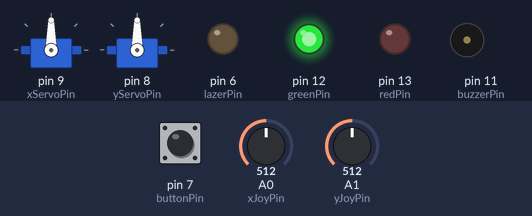
Bench run of a sketch on a simulated Arduino Uno, built with avr-gcc and run on an emulated ATmega328P. On the bench: 2 × servo, output pins drawn as LEDs (lit = HIGH), buzzer (waves = sounding, pin HIGH). The inputs (shaded band) are chosen by the test bench; at power-on: A0 (xJoyPin) = 512, A1 (yJoyPin) = 512, pin 7 (buttonPin) HIGH.

Above: at 1.2 s.
1.3 s: A0 (xJoyPin) set to 716
At 2.5 s:
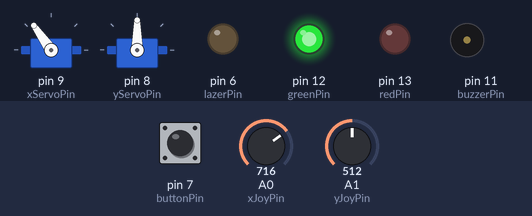
2.9 s: A1 (yJoyPin) set to 716
At 3.8 s:
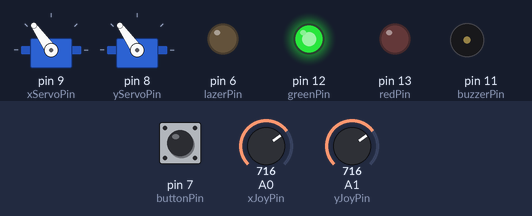
4.5 s: pin 7 (buttonPin) pulled LOW for 0.25 s
At 4.71 s:
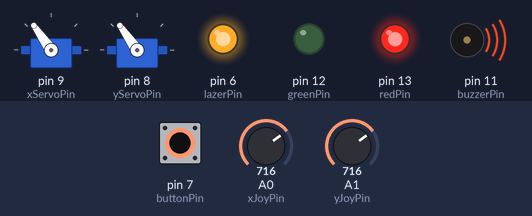
6.3 s: A0 (xJoyPin) set to 900
At 6.7 s:
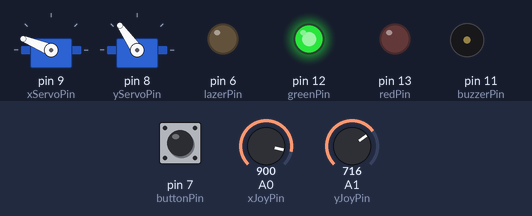
7.9 s: A1 (yJoyPin) set to 900
At 9.2 s:
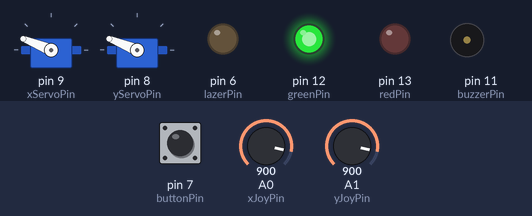
9.5 s: pin 7 (buttonPin) pulled LOW for 1 s
At 10.4 s:
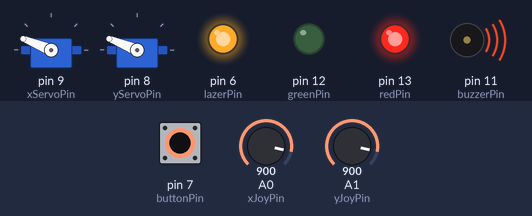
Timing chart, 0 to 12.5 s (numbered marks = the images above; inputs shaded):
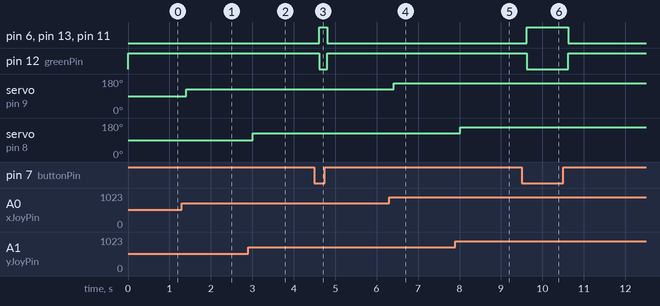

Measured:
- after the input at 1.3 s, servo on pin 9 (xServoPin): 90° → 125° after 0.10 s
- after the input at 2.9 s, servo on pin 8 (yServoPin): 90° → 125° after 0.11 s
- after the input at 4.5 s, pin 6 (lazerPin), pin 13 (redPin), pin 11 (buzzerPin): LOW → HIGH after 0.11 s, → LOW 0.20 s later; pin 12 (greenPin): HIGH → LOW after 0.11 s, → HIGH 0.20 s later
- after the input at 6.3 s, servo on pin 9 (xServoPin): 125° → 158° after 0.12 s
- after the input at 7.9 s, servo on pin 8 (yServoPin): 125° → 158° after 0.12 s
- after the input at 9.5 s, pin 6 (lazerPin), pin 13 (redPin), pin 11 (buzzerPin): LOW → HIGH after 0.12 s, → LOW 1.0 s later; pin 12 (greenPin): HIGH → LOW after 0.12 s, → HIGH 1.0 s later

The sketch:

laser_silah_kod.ino
```cpp
//laser silahi yapimi
//created by Arif Mandal

#include <Servo.h>//kutuphaneyi dahil ettik

Servo xServo;//servo objelerimizi olusturduk
Servo yServo;

int pos=0;//servolarin ilk konumu
int xServoPin=9;// servo pinlerimizi atadik
int yServoPin=8;

int xJoyPin=A0;//Joystick pinlerimizi atadik
int yJoyPin=A1;
int xPos=0;//joystick degerimizi tutacak deger
int yPos=0;
int buttonPin=7;//joystick button pini
int buttonPress=0;

int lazerPin=6;//ve diger pinlerimizi atadik
int redPin=13;
int greenPin=12;
int buzzerPin=11;

void setup() {
  // put your setup code here, to run once:

  pinMode(lazerPin,OUTPUT);//BUTTON PIN HARIC BUTUN PINLER CIKIS PINI
  pinMode(buttonPin,INPUT);
  pinMode(redPin,OUTPUT);
  pinMode(greenPin,OUTPUT);
  pinMode(buzzerPin,OUTPUT);

  digitalWrite(buttonPin,HIGH);//button pinini high olarak atadik basta
  xServo.attach(xServoPin);// servolarimizi baslattik
  yServo.attach(yServoPin);

  xServo.write(pos);// 0 konumlarina getirdik
  yServo.write(pos);


}

void loop() {
  // put your main code here, to run repeatedly:
  buttonPress=digitalRead(buttonPin);//button degerimizi okuduk
  if(buttonPress==LOW){//buttona basiliysa asagidaki komutlari
    digitalWrite(lazerPin,HIGH);
    digitalWrite(greenPin,LOW);
    digitalWrite(redPin,HIGH);
    digitalWrite(buzzerPin,HIGH);


    }else{//degilse else kismini yapacak
     digitalWrite(lazerPin,LOW);
    digitalWrite(greenPin,HIGH);
    digitalWrite(redPin,LOW);
    digitalWrite(buzzerPin,LOW);

      }
    xPos=analogRead(xJoyPin);// joystick degerimizi okuyup map ile 0-180 arasinda degerleri servomuza gonderdik
    xPos=map(xPos,0,1023,0,180);
    yPos=analogRead(yJoyPin);
    yPos=map(yPos,0,1023,0,180);

    xServo.write(xPos);
    yServo.write(yPos);
    delay(200);//200 milisaniye gecikme verdik


}//Thank you...
```
